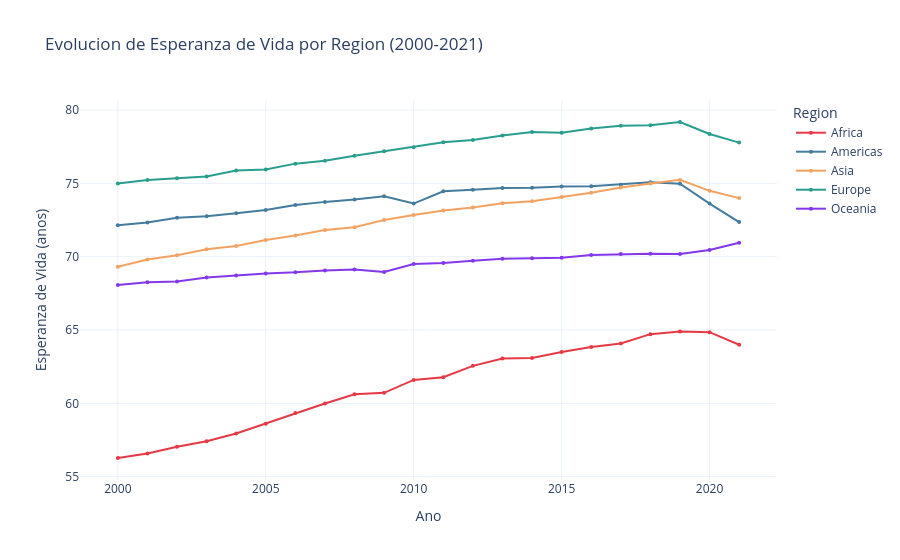

Notebook cell for this chart:
### Markdown cell above
---
## 3. Evolucion Temporal 2000–2021

### Code cell
ev_region = (
    df[df['region'] != 'Otro']
    .groupby(['anio', 'region'])['esperanza_vida']
    .mean()
    .reset_index()
)

fig = px.line(
    ev_region,
    x='anio',
    y='esperanza_vida',
    color='region',
    color_discrete_map=COLORES_REGION,
    markers=True,
    title='Evolucion de Esperanza de Vida por Region (2000-2021)',
    labels={'esperanza_vida': 'Esperanza de Vida (anos)', 'anio': 'Ano', 'region': 'Region'},
    template=TEMPLATE
)
fig.update_traces(marker=dict(size=4))
fig.show()

### Figure 1 — Plotly figure (JSON) as saved in the notebook; plotly's stock layout.template omitted (floating-point values rounded to 4 significant figures)
{"data": [{"hovertemplate": "Region=Africa<br>Ano=%{x}<br>Esperanza de Vida (anos)=%{y}<extra></extra>", "legendgroup": "Africa", "line": {"color": "#E63946", "dash": "solid"}, "marker": {"size": 4, "symbol": "circle"}, "mode": "lines+markers", "name": "Africa", "orientation": "v", "showlegend": true, "type": "scatter", "x": [2000, 2001, 2002, 2003, 2004, 2005, 2006, 2007, 2008, 2009, 2010, 2011, 2012, 2013, 2014, 2015, 2016, 2017, 2018, 2019, 2020, 2021], "xaxis": "x", "y": [56.27, 56.57, 57.04, 57.41, 57.94, 58.61, 59.33, 59.99, 60.62, 60.72, 61.6, 61.78, 62.55, 63.06, 63.09, 63.5, 63.85, 64.08, 64.72, 64.89, 64.85, 64.0], "yaxis": "y"}, {"hovertemplate": "Region=Americas<br>Ano=%{x}<br>Esperanza de Vida (anos)=%{y}<extra></extra>", "legendgroup": "Americas", "line": {"color": "#457B9D", "dash": "solid"}, "marker": {"size": 4, "symbol": "circle"}, "mode": "lines+markers", "name": "Americas", "orientation": "v", "showlegend": true, "type": "scatter", "x": [2000, 2001, 2002, 2003, 2004, 2005, 2006, 2007, 2008, 2009, 2010, 2011, 2012, 2013, 2014, 2015, 2016, 2017, 2018, 2019, 2020, 2021], "xaxis": "x", "y": [72.14, 72.33, 72.66, 72.76, 72.97, 73.19, 73.53, 73.74, 73.89, 74.12, 73.62, 74.46, 74.56, 74.69, 74.7, 74.78, 74.8, 74.91, 75.07, 74.98, 73.62, 72.36], "yaxis": "y"}, {"hovertemplate": "Region=Asia<br>Ano=%{x}<br>Esperanza de Vida (anos)=%{y}<extra></extra>", "legendgroup": "Asia", "line": {"color": "#F4A261", "dash": "solid"}, "marker": {"size": 4, "symbol": "circle"}, "mode": "lines+markers", "name": "Asia", "orientation": "v", "showlegend": true, "type": "scatter", "x": [2000, 2001, 2002, 2003, 2004, 2005, 2006, 2007, 2008, 2009, 2010, 2011, 2012, 2013, 2014, 2015, 2016, 2017, 2018, 2019, 2020, 2021], "xaxis": "x", "y": [69.31, 69.81, 70.09, 70.51, 70.73, 71.13, 71.44, 71.82, 72.0, 72.5, 72.84, 73.14, 73.35, 73.64, 73.79, 74.06, 74.36, 74.72, 74.99, 75.24, 74.49, 73.99], "yaxis": "y"}, {"hovertemplate": "Region=Europe<br>Ano=%{x}<br>Esperanza de Vida (anos)=%{y}<extra></extra>", "legendgroup": "Europe", "line": {"color": "#2A9D8F", "dash": "solid"}, "marker": {"size": 4, "symbol": "circle"}, "mode": "lines+markers", "name": "Europe", "orientation": "v", "showlegend": true, "type": "scatter", "x": [2000, 2001, 2002, 2003, 2004, 2005, 2006, 2007, 2008, 2009, 2010, 2011, 2012, 2013, 2014, 2015, 2016, 2017, 2018, 2019, 2020, 2021], "xaxis": "x", "y": [74.99, 75.23, 75.35, 75.46, 75.87, 75.94, 76.34, 76.53, 76.88, 77.18, 77.46, 77.8, 77.95, 78.27, 78.5, 78.46, 78.74, 78.92, 78.95, 79.18, 78.36, 77.78], "yaxis": "y"}, {"hovertemplate": "Region=Oceania<br>Ano=%{x}<br>Esperanza de Vida (anos)=%{y}<extra></extra>", "legendgroup": "Oceania", "line": {"color": "#8338EC", "dash": "solid"}, "marker": {"size": 4, "symbol": "circle"}, "mode": "lines+markers", "name": "Oceania", "orientation": "v", "showlegend": true, "type": "scatter", "x": [2000, 2001, 2002, 2003, 2004, 2005, 2006, 2007, 2008, 2009, 2010, 2011, 2012, 2013, 2014, 2015, 2016, 2017, 2018, 2019, 2020, 2021], "xaxis": "x", "y": [68.07, 68.26, 68.31, 68.58, 68.71, 68.85, 68.93, 69.06, 69.13, 68.95, 69.5, 69.56, 69.72, 69.86, 69.89, 69.92, 70.11, 70.18, 70.2, 70.18, 70.45, 70.95], "yaxis": "y"}], "layout": {"legend": {"title": {"text": "Region"}, "tracegroupgap": 0}, "title": {"text": "Evolucion de Esperanza de Vida por Region (2000-2021)"}, "xaxis": {"anchor": "y", "domain": [0.0, 1.0], "title": {"text": "Ano"}}, "yaxis": {"anchor": "x", "domain": [0.0, 1.0], "title": {"text": "Esperanza de Vida (anos)"}}}}
